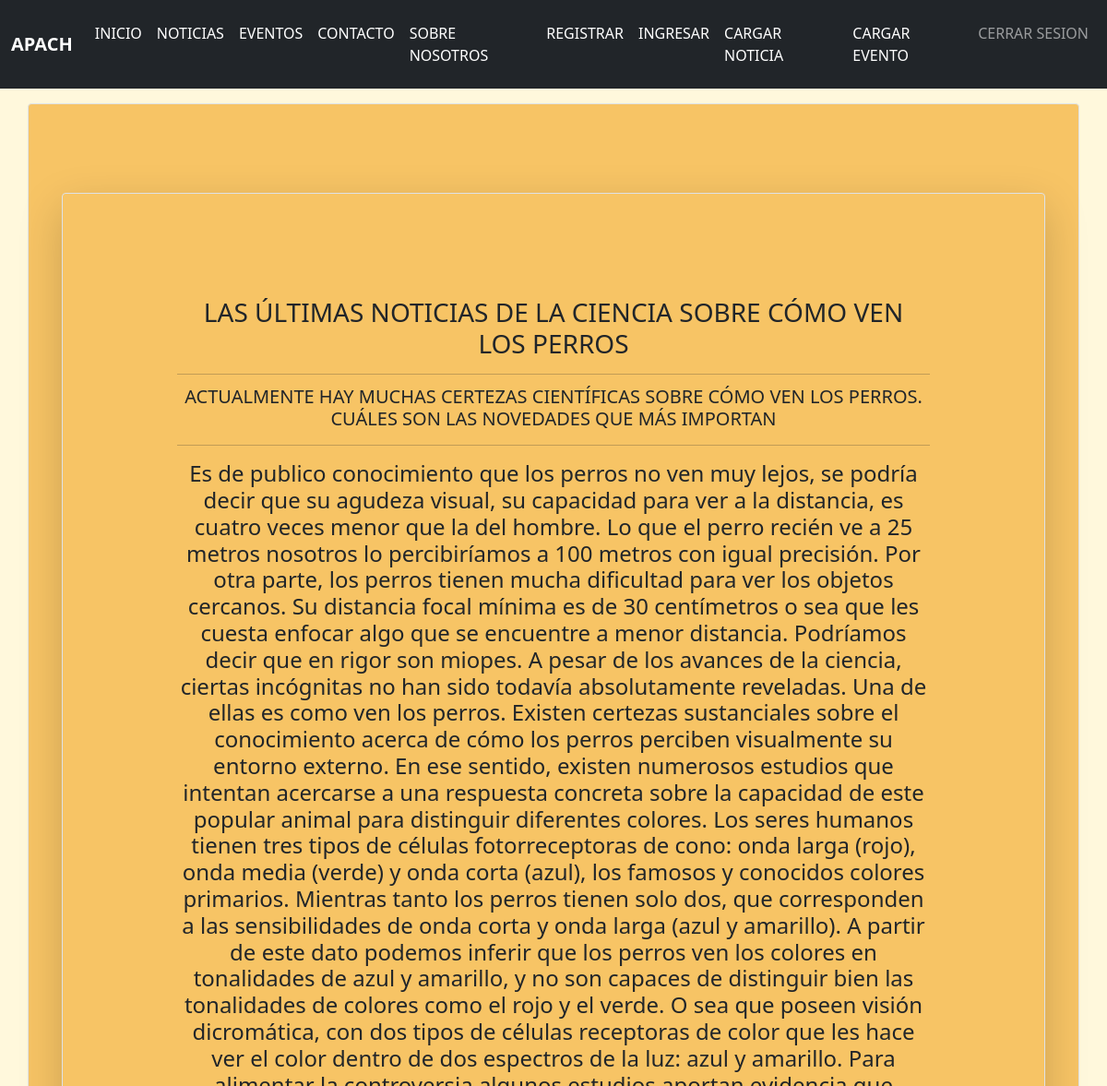
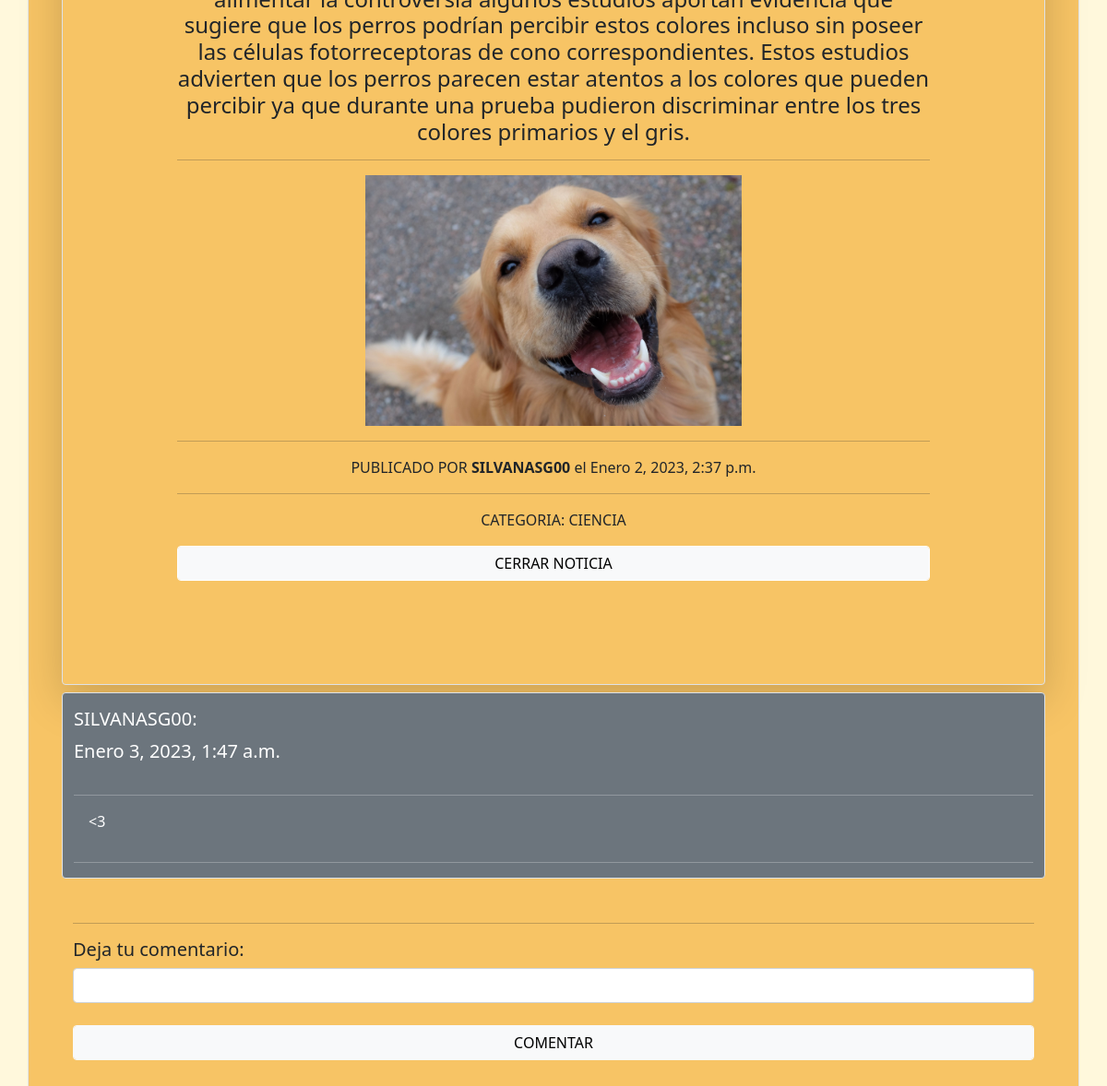
The page /noticias/03-01-2023 (signed in) on the database its author committed (2 pictures, top to bottom).
### aplicaciones/noticias/models.py (models this page shows, shortened)
class Noticia(models.Model):
    titulo = models.CharField(max_length=255)
    subtitulo = models.CharField(max_length=255)
    slug = models.SlugField(unique=True, null=True)
    texto = models.TextField()
    imagen = models.ImageField(null=True, blank=True, upload_to='noticia')
    categoria = models.ForeignKey(CategoriaNoticia, on_delete=models.CASCADE)
    usuario = models.ForeignKey(User, on_delete=models.CASCADE)
    estado = models.BooleanField(default=True)
    fecha_creacion = models.DateTimeField(auto_now_add=True)
    fecha_modificacion = models.DateTimeField(auto_now=True)
    class Meta:
        ordering = ['-fecha_creacion']

class CategoriaNoticia(models.Model):
    nombre = models.CharField(max_length=200)
    class Meta:
        verbose_name = "Categoria de Noticias"
        verbose_name_plural = "Categorias de Noticias"
    def __str__(self):
        return self.nombre

class Comentario(models.Model):
    texto = models.CharField(max_length=255)
    noticia = models.ForeignKey(Noticia, on_delete=models.CASCADE)
    usuario = models.ForeignKey(User, on_delete=models.CASCADE)
    fecha_creacion = models.DateTimeField(auto_now_add=True)
    fecha_modificacion = models.DateTimeField(auto_now=True)
    class Meta:
        ordering = ['-fecha_creacion']

### aplicaciones/noticias/views.py (the view)
# urls.py: path('<slug:slug>', noticia, name='noticia'),
@login_required(login_url='ingresar')
def noticia(request, slug):
    noticia = Noticia.objects.get(slug = slug)
    comentarios = Comentario.objects.filter(noticia = noticia)
    if request.method == 'POST':
        form = forms.AgregarComentario(request.POST)
        if form.is_valid():
            comentario = form.save(commit=False)
            comentario.usuario = request.user
            comentario.noticia = noticia
            comentario.save()
            return redirect('noticia', slug)
    else:
        form = forms.AgregarComentario()
    return render(request, 'noticias/noticia.html', {'noticia':noticia, 'comentarios':comentarios, 'form':form})

### aplicaciones/noticias/forms.py
class AgregarComentario(forms.ModelForm):
    texto = forms.CharField(label='', required=False)
    class Meta:
        model = models.Comentario
        fields = {'texto'}
        widgets = {
            'texto': forms.Textarea(attrs={'rows': 5}),
        }

### templates/noticias/noticia.html (shortened to what this page needs)
{% extends 'elementos/estructura.html' %}
{% block contenido %}
    <div class="container rounded border p-5 bg-pink text-dark">
        <div class="row rounded border shadow-lg text-center p-5 mt-5 bg-pink text-dark">
            <div class="col  m-5">
                <div class="card-body text-center">
                    <h5 class="card-title fs-3 text-center">{{ noticia.titulo | upper }}</h5><hr>
                    <h6 class="card-subtitle fs-5 mb-2">{{ noticia.subtitulo | upper }}<br></h6><hr>
                    <h4 class="card-text text-center">{{ noticia.texto | safe }}</h4><hr>
                    <p class="card-text text-center"><img src="{{ noticia.imagen.url }}" width="50%"></p><hr>
                    <p class="card-text text-center">PUBLICADO POR <strong>{{ noticia.usuario | upper }}</strong> el {{ noticia.fecha_creacion }}</p><hr>
                    <p class="card-text text-center">CATEGORIA: {{ noticia.categoria | upper }}</p>
                    <a class="btn btn-light form-control border-white" href="{% url 'listado_noticias' %}">CERRAR NOTICIA</a>
                </div>
            </div>
        </div>
        {% for comentario in comentarios %}
        <div class="row text-justify">
            <div class="card bg-secondary text-white my-2 border">
            <h5 class="pt-3 fs-5" >{{ comentario.usuario | upper}}:</h5>
            <p class="fs-5">{{ comentario.fecha_creacion}}</p><hr>
            <p class="mx-3 fs-6">{{ comentario.texto | upper}}</p><hr>
            </div>
        </div>
        {% endfor %}
        <br><hr>
        <h5>Deja tu comentario: </h5>
        {% load crispy_forms_tags %}
        <form method="post">
            {{ form | crispy }}
            <br><input type="submit" value="COMENTAR" class="btn-light form-control">
        </form>
    </div><body style = "background-color:#fff8dc;"></body>
    <br><br><br><br>
{% endblock %}

### static/css/custom.css (style rules this page uses)
.bg-pink { background-color: #f7c465; }
body { background-color:#fff8dc; }

### rows shown on the page
Noticia: titulo "LAS ÚLTIMAS NOTICIAS DE LA CIENCIA SOBRE CÓMO VEN LOS PERROS", subtitulo "ACTUALMENTE HAY MUCHAS CERTEZAS CIENTÍFICAS SOBRE CÓMO VEN LOS PERROS. CUÁLES SON LAS NOVEDADES QUE MÁS IMPORTAN", texto "Es de publico conocimiento que los perros no ven muy lejos, se podría decir que su agudeza visual, su capacidad para ver a la distancia, es cuatro veces menor que la del hombre. Lo que el perro recién ve a 25 metros nosotros lo percibiríamos a 100 metros con igual precisión. Por otra parte, los perros tienen mucha dificultad para ver los objetos cercanos. Su distancia focal mínima es de 30 centímetros o sea que les cuesta enfocar algo que se encuentre a menor distancia. Podríamos decir que en rigor son miopes. A pesar de los avances de la ciencia, ciertas incógnitas no han sido todavía absolutamente reveladas. Una de ellas es como ven los perros. Existen certezas sustanciales sobre el…", imagen (picture), usuario "SILVANASG00", fecha_creacion "Enero 2, 2023, 2:37 p.m.", categoria "CIENCIA"
Comentario: usuario "SILVANASG00", fecha_creacion "Enero 3, 2023, 1:47 a.m.", texto "<3"
